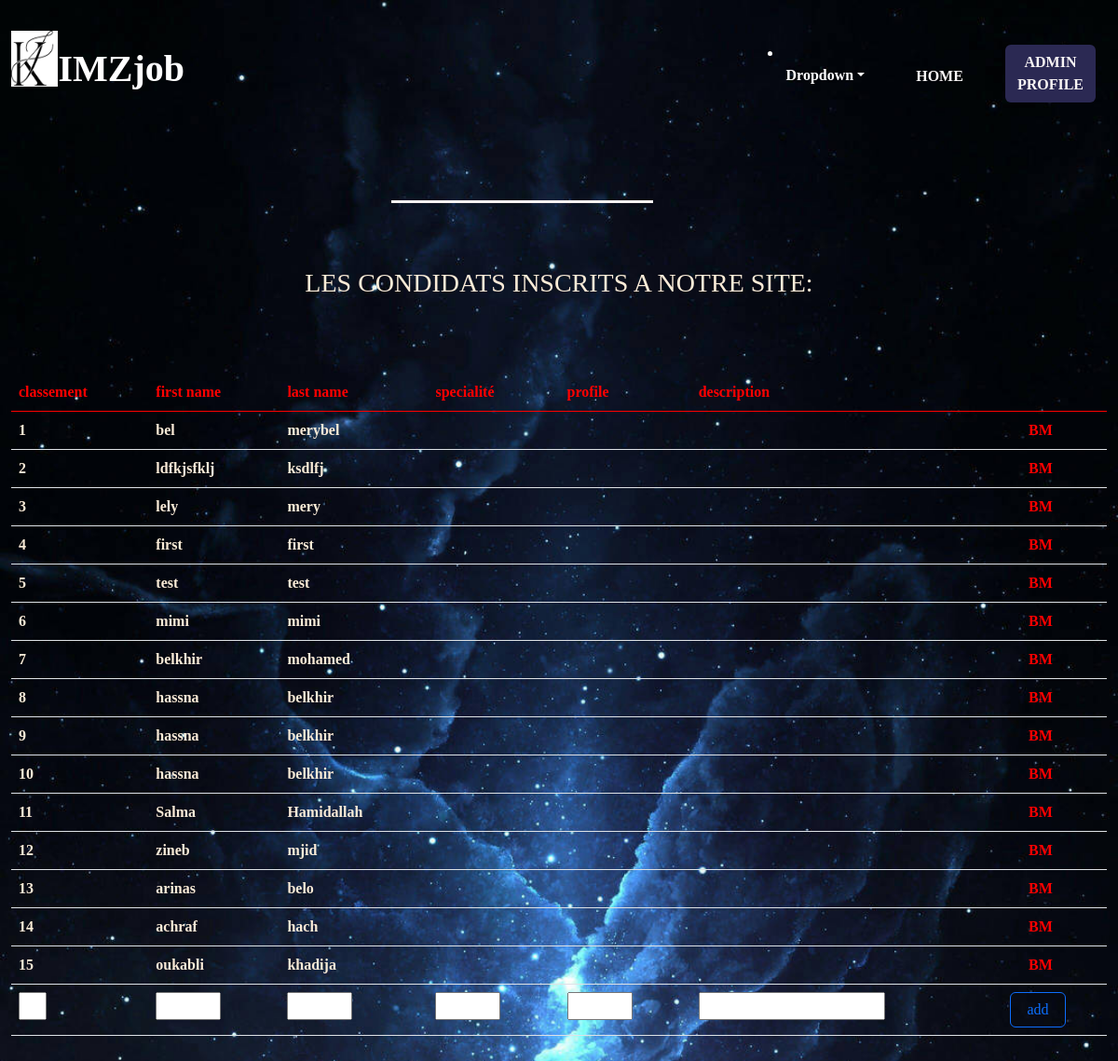
The page /Application1/Acceuil/membre.php on the database its author committed.
### tables this page shows
CREATE TABLE `candidats` (
  `id` int(11) NOT NULL,
  `nom` varchar(30) NOT NULL,
  `prenom` varchar(30) NOT NULL,
  `email` varchar(50) NOT NULL,
  `password` varchar(40) NOT NULL,
  `Domaine` varchar(50) NOT NULL,
  `Profil` varchar(50) NOT NULL,
  `Score` int(11) NOT NULL,
  `CV` blob NOT NULL
);

### Application1/Acceuil/membre.php (the view, shortened to what this page needs)
<?php
$bdd = new PDO('mysql:host=localhost;dbname=kimz;', 'root', '');
?>
<!DOCTYPE html>
<html lang="en">
    <head>
        <link href="https://cdn.jsdelivr.net/npm/bootstrap@5.0.2/dist/css/bootstrap.min.css"
        rel="stylesheet"
>
        <link rel="stylesheet" href="admin.css" >
  <link href="https://cdn.jsdelivr.net/npm/bootstrap@5.2.3/dist/css/bootstrap.min.css" rel="stylesheet">
    </head>
<body
style="
    background-image: url(4k-phone-background-blue-stars-in-space-o6jc5dh5iubz5h5m.jpg);
    background-size:cover;
">
  <div style="padding-bottom: 20px;
  margin-top: -40px;"
  >
  <nav class="navbar navbar-expand navbar-dark  text-light py-1">
      <div class="container">
          <a class="navbar-brand" href="#"><h1 style="color:rgb(1, 11, 21);margin-top:5px;">
              <img  src="bbcd6dab-1a47-41da-9cc2-5efe1ef84fde.jpg" alt="this is my img" style="width:60px; height:60px;margin-top:-25px;padding-right: 10px;">
              <strong style="font-family:verdara;margin-left:-20px;color:rgb(255, 255, 255);">IMZjob</h1></a>
                  <form class="navbar-form navbar-right">
                      <div class="form-group d-flex">
                        <li class="nav-item dropdown" style="margin-top:-10px;">
                          <a class="nav-link dropdown-toggle" href="#" role="button" data-bs-toggle="dropdown" style="margin-left:20px;">Dropdown</a>
                        </li>
                        <button class="btn "  type="button">
                        </button>
                      </div>
                    </form></div>
      <ul class="navbar-nav m-2">
          <li class="nav-item p-3" style="margin-top: 75px;" ><div class="btn " style="color:rgb(253, 250, 250)"><strong>HOME</strong></div></li>
<li class="nav-item p-3" style="margin-top:20px;" ><button class="btn " type="button" data-bs-toggle="offcanvas" data-bs-target="#demo" style="background-color:rgb(43, 41, 83);color:rgb(248, 244, 244);margin-top:40px;font-family:Cambria, Cochin, Georgia, Times, 'Times New Roman', serif">
 <strong> ADMIN PROFILE</strong>
</button></li>
      </ul>
  </nav>
  <h1 class="ml5" style="margin-left:35%;">
    <span class="text-wrapper">
      <span class="line line2"></span>
    </span>
  </h1>
  <div class="container-fluid mt-3">
      <h3 style="color:antiquewhite;text-align:center">LES CONDIDATS INSCRITS A NOTRE SITE: </h3>
  <br>
    <br><br>
    <table class="table" style="color:antiquewhite;">
    <thead style="color:red;">
      <tr>
        <th>classement</th>
        <th>first name</th>
        <th>last name</th>
        <th>specialité</th>
        <th>profile</th>
        <th>description</th>
        <th></th>
      </tr>
    </thead>
    <tbody>
      <?php
$recupUsers = $bdd->query('SELECT * FROM candidats');
while($user = $recupUsers->fetch()){
    ?>
<tr>
        <th scope="row"><?= $user['id']; ?></th>
        <td><?= $user['nom']; ?></td>
        <td><?= $user['prenom']; ?></td>
          <td><?= $user['specialité']; ?></td>
           <td><?= $user['profile']; ?>
           <td><?= $user['description']; ?></td><td><a href="banir.php?id=<?= $user['id'];?>" style="color:red; text-decoration:none;">BM</a></td>
 <?php
    }
?>
<tr>
<form method="POST" action="">
      <th><input type="text" name="id" style="width:30px;" ></th>
        <td><input type="text" name="nom" style="width:70px;">
</input></td>
        <td><input type="text" name="prenom" style="width:70px;">
</input></td>
          <td><input type="text" name="specialité" style="width:70px;">
</input></td>
           <td><input type="text" name="profile" style="width:70px;"></input></td>
           <td><input type="text" name="description" style="width:200px;">
</input></td>
           <td><input type="submit" name="envoi" style="width:60px;margin-left:-20px;" value="add" class="btn btn-outline-primary"></td>
</tr>
 </table>
</div>
 <br><br>
  <br><br>
  </body>
</html>

### Application1/Acceuil/admin.css (style rules this page uses)
.ml5 { position: relative; font-weight: 300; font-size: 3em; color: #faf5f5; }
.ml5 .text-wrapper { position: relative; display: inline-block; padding-top: 0.1em; padding-right: 0.05em; padding-bottom: 0.15em; line-height: 2em; }
.ml5 .line { position: absolute; left: 0; top: 0; bottom: 0; margin: auto; height: 3px; width: 100%; background-color: #f7f1f1; transform-origin: 0.5; }
body { margin: 0; padding: 0; font-family: Arial, sans-serif; }
.container { display: flex; flex-wrap: wrap; justify-content: center; align-items: center; margin-top: 50px; }

### rows shown on the page
candidats: id "1", nom "bel", prenom "merybel"
candidats: id "2", nom "ldfkjsfklj", prenom "ksdlfj"
candidats: id "3", nom "lely", prenom "mery"
candidats: id "4", nom "first", prenom "first"
candidats: id "5", nom "test", prenom "test"
candidats: id "6", nom "mimi", prenom "mimi"
candidats: id "7", nom "belkhir", prenom "mohamed"
candidats: id "8", nom "hassna", prenom "belkhir"
candidats: id "9", nom "hassna", prenom "belkhir"
candidats: id "10", nom "hassna", prenom "belkhir"
candidats: id "11", nom "Salma", prenom "Hamidallah"
candidats: id "12", nom "zineb", prenom "mjid"
candidats: id "13", nom "arinas", prenom "belo"
candidats: id "14", nom "achraf", prenom "hach"
candidats: id "15", nom "oukabli", prenom "khadija"
